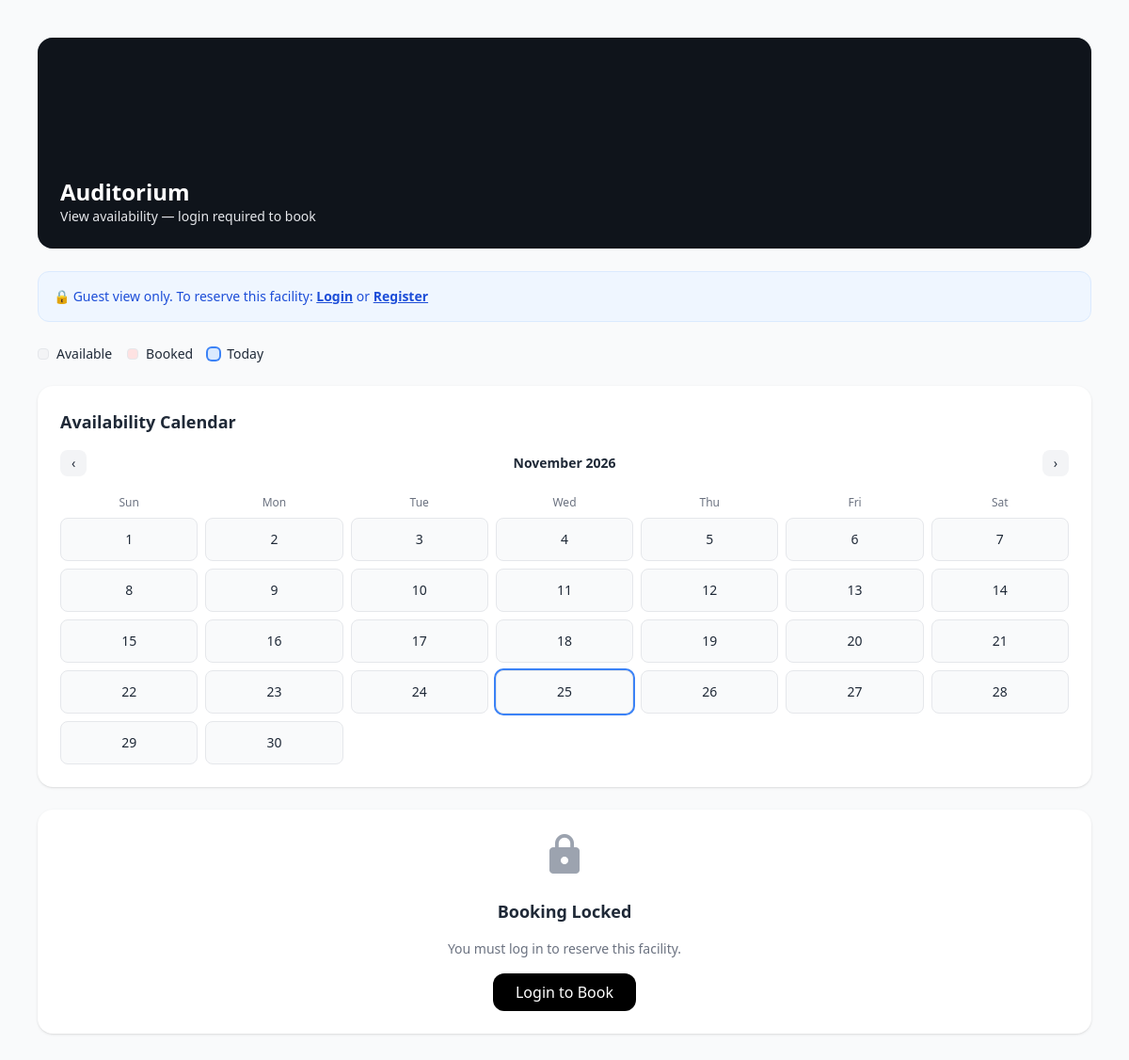
The page /facility/1/ on the database as committed earlier.
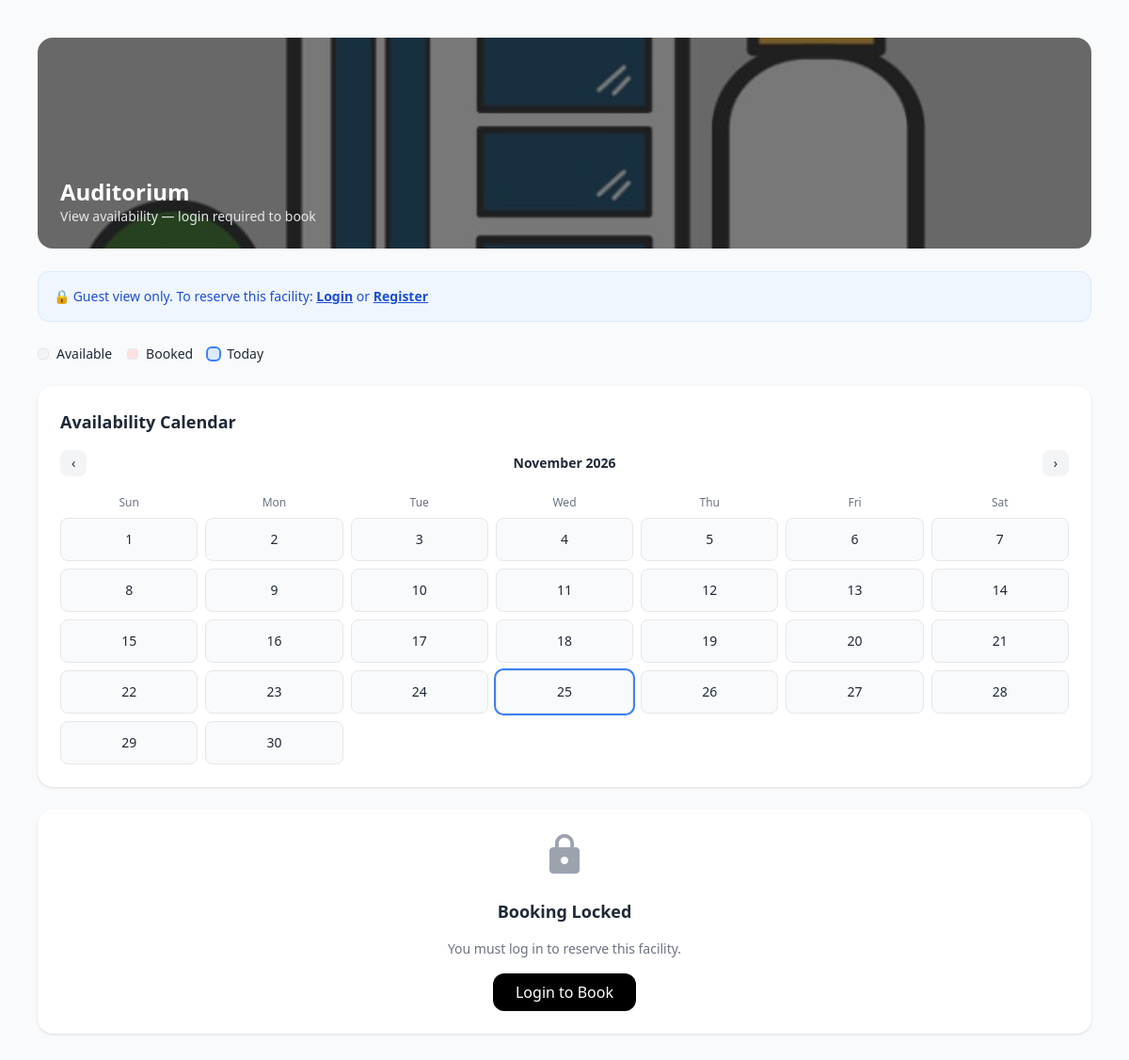
The same page on the database as committed later.
### core/models.py (models this page shows, shortened)
class Facility(models.Model):
    name = models.CharField(max_length=100)
    description = models.TextField(blank=True)
    location = models.CharField(max_length=100, blank=True)
    capacity = models.PositiveIntegerField(null=True, blank=True)
    image = models.ImageField(
        upload_to='facilities/',
        blank=True,
        null=True,
        default='images/default.jpg'   # ✅ ADD THIS
    )
    is_active = models.BooleanField(default=True)

### core/views.py (the view)
# urls.py: path("facility/<int:id>/", views.facility_public_view, name="facility_public_view"),
def facility_public_view(request, id):
    facility = get_object_or_404(Facility, id=id, is_active=True)
    return render(request, "core/facility_public.html", {
        "facility": facility
    })

### core/context_processors.py (called while the page is built)
def notifications(request):
    if request.user.is_authenticated:
        count = Notification.objects.filter(user=request.user, is_read=False).count()
    else:
        count = 0
    return {
        'unread_notifications_count': count
    }

### templates/core/facility_public.html (shortened to what this page needs)
<!DOCTYPE html>
<html lang="en">
<head>
    <script src="https://cdn.tailwindcss.com"></script>
</head>
<body class="bg-gray-50 text-gray-800">
<div class="max-w-6xl mx-auto space-y-6 py-10 px-4">
    <div class="relative rounded-2xl overflow-hidden h-56 flex items-end p-6 text-white">
        <div class="absolute inset-0">
            {% if facility.image %}
                <img src="{{ facility.image.url }}" class="w-full h-full object-cover">
            {% else %}
                <div class="w-full h-full bg-gray-800"></div>
            {% endif %}
        </div>
        <div class="absolute inset-0 bg-black/50"></div>
        <div class="relative z-10">
            <h1 class="text-2xl font-semibold">{{ facility.name }}</h1>
            <p class="text-sm text-gray-200">
                View availability — login required to book
            </p>
        </div>
    </div>
    <div class="bg-blue-50 border border-blue-100 text-blue-700 p-4 rounded-xl text-sm">
        🔒 Guest view only. To reserve this facility:
        <a href="{% url 'login' %}" class="font-semibold underline">Login</a>
        or
        <a href="{% url 'register' %}" class="font-semibold underline">Register</a>
    </div>
    <div class="flex gap-4 text-sm flex-wrap">
        <div class="flex items-center gap-2">
            <span class="w-3 h-3 rounded bg-gray-100 border"></span>
            Available
        </div>
        <div class="flex items-center gap-2">
            <span class="w-3 h-3 rounded bg-red-100 border"></span>
            Booked
        </div>
        <div class="flex items-center gap-2">
            <span class="w-3 h-3 rounded ring-2 ring-blue-500 bg-blue-100"></span>
            Today
        </div>
    </div>
    <div class="bg-white rounded-2xl shadow p-6">
        <div class="flex justify-between items-center mb-4">
            <h2 class="text-lg font-semibold">Availability Calendar</h2>
        </div>
        <div id="calendar" class="grid grid-cols-7 gap-2 text-center text-sm"></div>
    </div>
    <div class="bg-white rounded-2xl shadow p-6 text-center space-y-4">
        <span class="material-icons text-5xl text-gray-400">lock</span>
        <h3 class="text-lg font-semibold">Booking Locked</h3>
        <p class="text-sm text-gray-500">
            You must log in to reserve this facility.
        </p>
        <a href="{% url 'login' %}"
           class="inline-block bg-black text-white px-6 py-2 rounded-xl hover:bg-gray-800">
            Login to Book
        </a>
    </div>
</div>
</body>
</html>

Rows that differ between the two databases and show on the page:
changed Facility "Auditorium": image: picture added; image empty → "facilities/default.jpg" (drawn)
